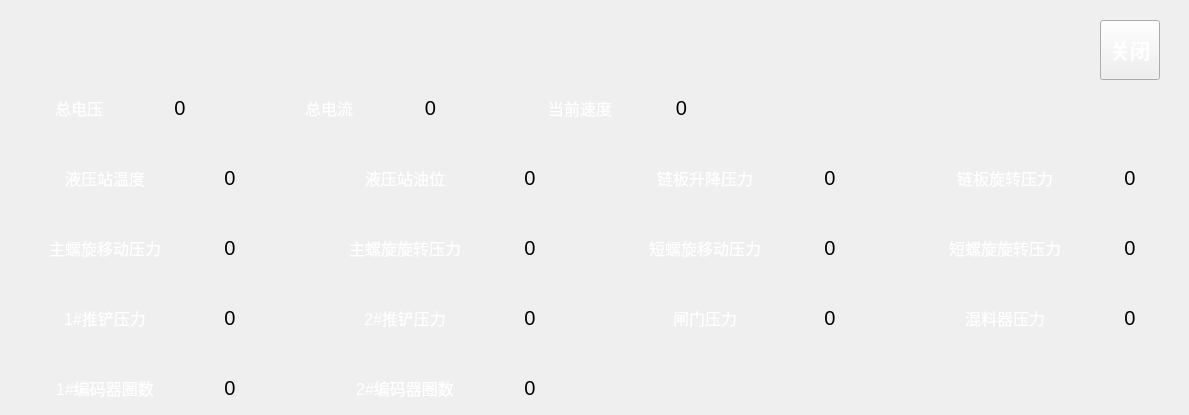
   <widget class="QWidget" name="tab">
    <attribute name="title">
     <string>运行数据</string>
    </attribute>
    <widget class="QPushButton" name="closePushButton1">
     <property name="geometry">
      <rect>
       <x>1100</x>
       <y>20</y>
       <width>60</width>
       <height>60</height>
      </rect>
     </property>
     <property name="font">
      <font>
       <pointsize>15</pointsize>
       <weight>75</weight>
       <bold>true</bold>
      </font>
     </property>
     <property name="styleSheet">
      <string notr="true">color: rgb(255, 255, 255);</string>
     </property>
     <property name="text">
      <string>关闭</string>
     </property>
    </widget>
    <widget class="QLabel" name="label_5">
     <property name="geometry">
      <rect>
       <x>29</x>
       <y>90</y>
       <width>100</width>
       <height>36</height>
      </rect>
     </property>
     <property name="font">
      <font>
       <pointsize>12</pointsize>
      </font>
     </property>
     <property name="styleSheet">
      <string notr="true">color: rgb(255, 255, 255);
background-image: url(:/pic/field_bg.png);</string>
     </property>
     <property name="text">
      <string>总电压</string>
     </property>
     <property name="alignment">
      <set>Qt::AlignCenter</set>
     </property>
    </widget>
    <widget class="QLabel" name="QLJ_Total_Voltage_label">
     <property name="geometry">
      <rect>
       <x>130</x>
       <y>90</y>
       <width>100</width>
       <height>36</height>
      </rect>
     </property>
     <property name="font">
      <font>
       <pointsize>15</pointsize>
      </font>
     </property>
     <property name="styleSheet">
      <string notr="true">background-image: url(:/pic/white_bg.png);</string>
     </property>
     <property name="text">
      <string>0</string>
     </property>
     <property name="alignment">
      <set>Qt::AlignCenter</set>
     </property>
    </widget>
    <widget class="QLabel" name="label_6">
     <property name="geometry">
      <rect>
       <x>279</x>
       <y>90</y>
       <width>100</width>
       <height>36</height>
      </rect>
     </property>
     <property name="font">
      <font>
       <pointsize>12</pointsize>
      </font>
     </property>
     <property name="styleSheet">
      <string notr="true">color: rgb(255, 255, 255);
background-image: url(:/pic/field_bg.png);</string>
     </property>
     <property name="text">
      <string>总电流</string>
     </property>
     <property name="alignment">
      <set>Qt::AlignCenter</set>
     </property>
    </widget>
    <widget class="QLabel" name="QLJ_Total_Ampere_label">
     <property name="geometry">
      <rect>
       <x>380</x>
       <y>90</y>
       <width>101</width>
       <height>36</height>
      </rect>
     </property>
     <property name="font">
      <font>
       <pointsize>15</pointsize>
      </font>
     </property>
     <property name="styleSheet">
      <string notr="true">background-image: url(:/pic/white_bg.png);</string>
     </property>
     <property name="text">
      <string>0</string>
     </property>
     <property name="alignment">
      <set>Qt::AlignCenter</set>
     </property>
    </widget>
    <widget class="QLabel" name="QLJ_Hs_Oil_Level_label">
     <property name="geometry">
      <rect>
       <x>480</x>
       <y>160</y>
       <width>100</width>
       <height>36</height>
      </rect>
     </property>
     <property name="font">
      <font>
       <pointsize>15</pointsize>
      </font>
     </property>
     <property name="styleSheet">
      <string notr="true">background-image: url(:/pic/white_bg.png);</string>
     </property>
     <property name="text">
      <string>0</string>
     </property>
     <property name="alignment">
      <set>Qt::AlignCenter</set>
     </property>
    </widget>
    <widget class="QLabel" name="QLJ_Hs_Tempture_label">
     <property name="geometry">
      <rect>
       <x>180</x>
       <y>160</y>
       <width>100</width>
       <height>36</height>
      </rect>
     </property>
     <property name="font">
      <font>
       <pointsize>15</pointsize>
      </font>
     </property>
     <property name="styleSheet">
      <string notr="true">background-image: url(:/pic/white_bg.png);</string>
     </property>
     <property name="text">
      <string>0</string>
     </property>
     <property name="alignment">
      <set>Qt::AlignCenter</set>
     </property>
    </widget>
    <widget class="QLabel" name="label_39">
     <property name="geometry">
      <rect>
       <x>30</x>
       <y>160</y>
       <width>150</width>
       <height>36</height>
      </rect>
     </property>
     <property name="font">
      <font>
       <pointsize>12</pointsize>
      </font>
     </property>
     <property name="styleSheet">
      <string notr="true">color: rgb(255, 255, 255);
background-image: url(:/pic/field_bg.png);</string>
     </property>
     <property name="text">
      <string>液压站温度</string>
     </property>
     <property name="alignment">
      <set>Qt::AlignCenter</set>
     </property>
    </widget>
    <widget class="QLabel" name="label_40">
     <property name="geometry">
      <rect>
       <x>330</x>
       <y>160</y>
       <width>150</width>
       <height>36</height>
      </rect>
     </property>
     <property name="font">
      <font>
       <pointsize>12</pointsize>
      </font>
     </property>
     <property name="styleSheet">
      <string notr="true">color: rgb(255, 255, 255);
background-image: url(:/pic/field_bg.png);</string>
     </property>
     <property name="text">
      <string>液压站油位</string>
     </property>
     <property name="alignment">
      <set>Qt::AlignCenter</set>
     </property>
    </widget>
    <widget class="QLabel" name="QLJ_CP_W_Pressure_label">
     <property name="geometry">
      <rect>
       <x>1080</x>
       <y>160</y>
       <width>100</width>
       <height>36</height>
      </rect>
     </property>
     <property name="font">
      <font>
       <pointsize>15</pointsize>
      </font>
     </property>
     <property name="styleSheet">
      <string notr="true">background-image: url(:/pic/white_bg.png);</string>
     </property>
     <property name="text">
      <string>0</string>
     </property>
     <property name="alignment">
      <set>Qt::AlignCenter</set>
     </property>
    </widget>
    <widget class="QLabel" name="label_41">
     <property name="geometry">
      <rect>
       <x>930</x>
       <y>160</y>
       <width>150</width>
       <height>36</height>
      </rect>
     </property>
     <property name="font">
      <font>
       <pointsize>12</pointsize>
      </font>
     </property>
     <property name="styleSheet">
      <string notr="true">color: rgb(255, 255, 255);
background-image: url(:/pic/field_bg.png);</string>
     </property>
     <property name="text">
      <string>链板旋转压力</string>
     </property>
     <property name="alignment">
      <set>Qt::AlignCenter</set>
     </property>
    </widget>
    <widget class="QLabel" name="QLJ_CP_L_Pressure_label">
     <property name="geometry">
      <rect>
       <x>780</x>
       <y>160</y>
       <width>100</width>
       <height>36</height>
      </rect>
     </property>
     <property name="font">
      <font>
       <pointsize>15</pointsize>
      </font>
     </property>
     <property name="styleSheet">
      <string notr="true">background-image: url(:/pic/white_bg.png);</string>
     </property>
     <property name="text">
      <string>0</string>
     </property>
     <property name="alignment">
      <set>Qt::AlignCenter</set>
     </property>
    </widget>
    <widget class="QLabel" name="label_89">
     <property name="geometry">
      <rect>
       <x>630</x>
       <y>160</y>
       <width>150</width>
       <height>36</height>
      </rect>
     </property>
     <property name="font">
      <font>
       <pointsize>12</pointsize>
      </font>
     </property>
     <property name="styleSheet">
      <string notr="true">color: rgb(255, 255, 255);
background-image: url(:/pic/field_bg.png);</string>
     </property>
     <property name="text">
      <string>链板升降压力</string>
     </property>
     <property name="alignment">
      <set>Qt::AlignCenter</set>
     </property>
    </widget>
    <widget class="QLabel" name="QLJ_MS_W_Pressure_label">
     <property name="geometry">
      <rect>
       <x>480</x>
       <y>230</y>
       <width>100</width>
       <height>36</height>
      </rect>
     </property>
     <property name="font">
      <font>
       <pointsize>15</pointsize>
      </font>
     </property>
     <property name="styleSheet">
      <string notr="true">background-image: url(:/pic/white_bg.png);</string>
     </property>
     <property name="text">
      <string>0</string>
     </property>
     <property name="alignment">
      <set>Qt::AlignCenter</set>
     </property>
    </widget>
    <widget class="QLabel" name="QLJ_SS_W_Pressure_label">
     <property name="geometry">
      <rect>
       <x>1080</x>
       <y>230</y>
       <width>100</width>
       <height>36</height>
      </rect>
     </property>
     <property name="font">
      <font>
       <pointsize>15</pointsize>
      </font>
     </property>
     <property name="styleSheet">
      <string notr="true">background-image: url(:/pic/white_bg.png);</string>
     </property>
     <property name="text">
      <string>0</string>
     </property>
     <property name="alignment">
      <set>Qt::AlignCenter</set>
     </property>
    </widget>
    <widget class="QLabel" name="label_126">
     <property name="geometry">
      <rect>
       <x>630</x>
       <y>230</y>
       <width>150</width>
       <height>36</height>
      </rect>
     </property>
     <property name="font">
      <font>
       <pointsize>12</pointsize>
      </font>
     </property>
     <property name="styleSheet">
      <string notr="true">color: rgb(255, 255, 255);
background-image: url(:/pic/field_bg.png);</string>
     </property>
     <property name="text">
      <string>短螺旋移动压力</string>
     </property>
     <property name="alignment">
      <set>Qt::AlignCenter</set>
     </property>
    </widget>
    <widget class="QLabel" name="label_127">
     <property name="geometry">
      <rect>
       <x>330</x>
       <y>230</y>
       <width>150</width>
       <height>36</height>
      </rect>
     </property>
     <property name="font">
      <font>
       <pointsize>12</pointsize>
      </font>
     </property>
     <property name="styleSheet">
      <string notr="true">color: rgb(255, 255, 255);
background-image: url(:/pic/field_bg.png);</string>
     </property>
     <property name="text">
      <string>主螺旋旋转压力</string>
     </property>
     <property name="alignment">
      <set>Qt::AlignCenter</set>
     </property>
    </widget>
    <widget class="QLabel" name="QLJ_MS_MOVE_Pressure_label">
     <property name="geometry">
      <rect>
       <x>180</x>
       <y>230</y>
       <width>100</width>
       <height>36</height>
      </rect>
     </property>
     <property name="font">
      <font>
       <pointsize>15</pointsize>
      </font>
     </property>
     <property name="styleSheet">
      <string notr="true">background-image: url(:/pic/white_bg.png);</string>
     </property>
     <property name="text">
      <string>0</string>
     </property>
     <property name="alignment">
      <set>Qt::AlignCenter</set>
     </property>
    </widget>
    <widget class="QLabel" name="QLJ_SS_MOVE_Pressure_label">
     <property name="geometry">
      <rect>
       <x>780</x>
       <y>230</y>
       <width>100</width>
       <height>36</height>
      </rect>
     </property>
     <property name="font">
      <font>
       <pointsize>15</pointsize>
      </font>
     </property>
     <property name="styleSheet">
      <string notr="true">background-image: url(:/pic/white_bg.png);</string>
     </property>
     <property name="text">
      <string>0</string>
     </property>
     <property name="alignment">
      <set>Qt::AlignCenter</set>
     </property>
    </widget>
    <widget class="QLabel" name="label_128">
     <property name="geometry">
      <rect>
       <x>30</x>
       <y>230</y>
       <width>150</width>
       <height>36</height>
      </rect>
     </property>
     <property name="font">
      <font>
       <pointsize>12</pointsize>
      </font>
     </property>
     <property name="styleSheet">
      <string notr="true">color: rgb(255, 255, 255);
background-image: url(:/pic/field_bg.png);</string>
     </property>
     <property name="text">
      <string>主螺旋移动压力</string>
     </property>
     <property name="alignment">
      <set>Qt::AlignCenter</set>
     </property>
    </widget>
    <widget class="QLabel" name="label_129">
     <property name="geometry">
      <rect>
       <x>930</x>
       <y>230</y>
       <width>150</width>
       <height>36</height>
      </rect>
     </property>
     <property name="font">
      <font>
       <pointsize>12</pointsize>
      </font>
     </property>
     <property name="styleSheet">
      <string notr="true">color: rgb(255, 255, 255);
background-image: url(:/pic/field_bg.png);</string>
     </property>
     <property name="text">
      <string>短螺旋旋转压力</string>
     </property>
     <property name="alignment">
      <set>Qt::AlignCenter</set>
     </property>
    </widget>
    <widget class="QLabel" name="QLJ_PS_2_Pressure_label">
     <property name="geometry">
      <rect>
       <x>480</x>
       <y>300</y>
       <width>100</width>
       <height>36</height>
      </rect>
     </property>
     <property name="font">
      <font>
       <pointsize>15</pointsize>
      </font>
     </property>
     <property name="styleSheet">
      <string notr="true">background-image: url(:/pic/white_bg.png);</string>
     </property>
     <property name="text">
      <string>0</string>
     </property>
     <property name="alignment">
      <set>Qt::AlignCenter</set>
     </property>
    </widget>
    <widget class="QLabel" name="QLJ_MIXER_Pressure_label">
     <property name="geometry">
      <rect>
       <x>1080</x>
       <y>300</y>
       <width>100</width>
       <height>36</height>
      </rect>
     </property>
     <property name="font">
      <font>
       <pointsize>15</pointsize>
      </font>
     </property>
     <property name="styleSheet">
      <string notr="true">background-image: url(:/pic/white_bg.png);</string>
     </property>
     <property name="text">
      <string>0</string>
     </property>
     <property name="alignment">
      <set>Qt::AlignCenter</set>
     </property>
    </widget>
    <widget class="QLabel" name="label_130">
     <property name="geometry">
      <rect>
       <x>630</x>
       <y>300</y>
       <width>150</width>
       <height>36</height>
      </rect>
     </property>
     <property name="font">
      <font>
       <pointsize>12</pointsize>
      </font>
     </property>
     <property name="styleSheet">
      <string notr="true">color: rgb(255, 255, 255);
background-image: url(:/pic/field_bg.png);</string>
     </property>
     <property name="text">
      <string>闸门压力</string>
     </property>
     <property name="alignment">
      <set>Qt::AlignCenter</set>
     </property>
    </widget>
    <widget class="QLabel" name="label_131">
     <property name="geometry">
      <rect>
       <x>330</x>
       <y>300</y>
       <width>150</width>
       <height>36</height>
      </rect>
     </property>
     <property name="font">
      <font>
       <pointsize>12</pointsize>
      </font>
     </property>
     <property name="styleSheet">
      <string notr="true">color: rgb(255, 255, 255);
background-image: url(:/pic/field_bg.png);</string>
     </property>
     <property name="text">
      <string>2#推铲压力</string>
     </property>
     <property name="alignment">
      <set>Qt::AlignCenter</set>
     </property>
    </widget>
    <widget class="QLabel" name="QLJ_PS_1_Pressure_label">
     <property name="geometry">
      <rect>
       <x>180</x>
       <y>300</y>
       <width>100</width>
       <height>36</height>
      </rect>
     </property>
     <property name="font">
      <font>
       <pointsize>15</pointsize>
      </font>
     </property>
     <property name="styleSheet">
      <string notr="true">background-image: url(:/pic/white_bg.png);</string>
     </property>
     <property name="text">
      <string>0</string>
     </property>
     <property name="alignment">
      <set>Qt::AlignCenter</set>
     </property>
    </widget>
    <widget class="QLabel" name="QLJ_SG_Pressure_label">
     <property name="geometry">
      <rect>
       <x>780</x>
       <y>300</y>
       <width>100</width>
       <height>36</height>
      </rect>
     </property>
     <property name="font">
      <font>
       <pointsize>15</pointsize>
      </font>
     </property>
     <property name="styleSheet">
      <string notr="true">background-image: url(:/pic/white_bg.png);</string>
     </property>
     <property name="text">
      <string>0</string>
     </property>
     <property name="alignment">
      <set>Qt::AlignCenter</set>
     </property>
    </widget>
    <widget class="QLabel" name="label_132">
     <property name="geometry">
      <rect>
       <x>30</x>
       <y>300</y>
       <width>150</width>
       <height>36</height>
      </rect>
     </property>
     <property name="font">
      <font>
       <pointsize>12</pointsize>
      </font>
     </property>
     <property name="styleSheet">
      <string notr="true">color: rgb(255, 255, 255);
background-image: url(:/pic/field_bg.png);</string>
     </property>
     <property name="text">
      <string>1#推铲压力</string>
     </property>
     <property name="alignment">
      <set>Qt::AlignCenter</set>
     </property>
    </widget>
    <widget class="QLabel" name="label_133">
     <property name="geometry">
      <rect>
       <x>930</x>
       <y>300</y>
       <width>150</width>
       <height>36</height>
      </rect>
     </property>
     <property name="font">
      <font>
       <pointsize>12</pointsize>
      </font>
     </property>
     <property name="styleSheet">
      <string notr="true">color: rgb(255, 255, 255);
background-image: url(:/pic/field_bg.png);</string>
     </property>
     <property name="text">
      <string>混料器压力</string>
     </property>
     <property name="alignment">
      <set>Qt::AlignCenter</set>
     </property>
    </widget>
    <widget class="QLabel" name="QLJ_Walking_Speed_label">
     <property name="geometry">
      <rect>
       <x>631</x>
       <y>90</y>
       <width>101</width>
       <height>36</height>
      </rect>
     </property>
     <property name="font">
      <font>
       <pointsize>15</pointsize>
      </font>
     </property>
     <property name="styleSheet">
      <string notr="true">background-image: url(:/pic/white_bg.png);</string>
     </property>
     <property name="text">
      <string>0</string>
     </property>
     <property name="alignment">
      <set>Qt::AlignCenter</set>
     </property>
    </widget>
    <widget class="QLabel" name="label_25">
     <property name="geometry">
      <rect>
       <x>530</x>
       <y>90</y>
       <width>100</width>
       <height>36</height>
      </rect>
     </property>
     <property name="font">
      <font>
       <pointsize>12</pointsize>
      </font>
     </property>
     <property name="styleSheet">
      <string notr="true">color: rgb(255, 255, 255);
background-image: url(:/pic/field_bg.png);</string>
     </property>
     <property name="text">
      <string>当前速度</string>
     </property>
     <property name="alignment">
      <set>Qt::AlignCenter</set>
     </property>
    </widget>
    <widget class="QLabel" name="label_134">
     <property name="geometry">
      <rect>
       <x>30</x>
       <y>370</y>
       <width>150</width>
       <height>36</height>
      </rect>
     </property>
     <property name="font">
      <font>
       <pointsize>12</pointsize>
      </font>
     </property>
     <property name="styleSheet">
      <string notr="true">color: rgb(255, 255, 255);
background-image: url(:/pic/field_bg.png);</string>
     </property>
     <property name="text">
      <string>1#编码器圈数</string>
     </property>
     <property name="alignment">
      <set>Qt::AlignCenter</set>
     </property>
    </widget>
    <widget class="QLabel" name="QLJ_Right_Track_Encoder_Cycle_Num_label">
     <property name="geometry">
      <rect>
       <x>480</x>
       <y>370</y>
       <width>100</width>
       <height>36</height>
      </rect>
     </property>
     <property name="font">
      <font>
       <pointsize>15</pointsize>
      </font>
     </property>
     <property name="styleSheet">
      <string notr="true">background-image: url(:/pic/white_bg.png);</string>
     </property>
     <property name="text">
      <string>0</string>
     </property>
     <property name="alignment">
      <set>Qt::AlignCenter</set>
     </property>
    </widget>
    <widget class="QLabel" name="label_135">
     <property name="geometry">
      <rect>
       <x>330</x>
       <y>370</y>
       <width>150</width>
       <height>36</height>
      </rect>
     </property>
     <property name="font">
      <font>
       <pointsize>12</pointsize>
      </font>
     </property>
     <property name="styleSheet">
      <string notr="true">color: rgb(255, 255, 255);
background-image: url(:/pic/field_bg.png);</string>
     </property>
     <property name="text">
      <string>2#编码器圈数</string>
     </property>
     <property name="alignment">
      <set>Qt::AlignCenter</set>
     </property>
    </widget>
    <widget class="QLabel" name="QLJ_Left_Track_Encoder_Cycle_Num_label">
     <property name="geometry">
      <rect>
       <x>180</x>
       <y>370</y>
       <width>100</width>
       <height>36</height>
      </rect>
     </property>
     <property name="font">
      <font>
       <pointsize>15</pointsize>
      </font>
     </property>
     <property name="styleSheet">
      <string notr="true">background-image: url(:/pic/white_bg.png);</string>
     </property>
     <property name="text">
      <string>0</string>
     </property>
     <property name="alignment">
      <set>Qt::AlignCenter</set>
     </property>
    </widget>
   </widget>
